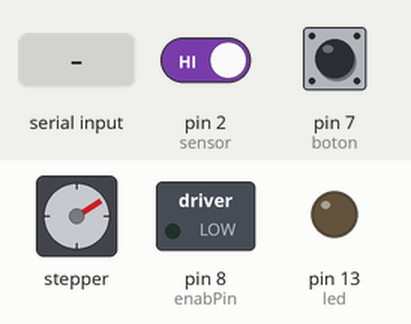
Simulated run of this sketch. Board: Arduino Uno, built with avr-gcc and run on an emulated ATmega328P. On the bench: stepper motor, switched loads named in the sketch (green lamp = pin HIGH), output pins drawn as LEDs (lit = HIGH). Wiring (inferred from the names in the program): stepper motor driver (200 steps per turn assumed): step pin 5; direction pin 4. The test bench sets the inputs (shaded band); at power-on: pin 2 (sensor) HIGH, pin 7 (boton) LOW. Pins used as bus, display or sensor lines are not drawn; what the sketch prints to the serial monitor is not drawn.

Above: at 1.2 s.
1.3 s: pin 2 (sensor) driven LOW
2.8 s: "a" received over Serial
At 3.8 s:
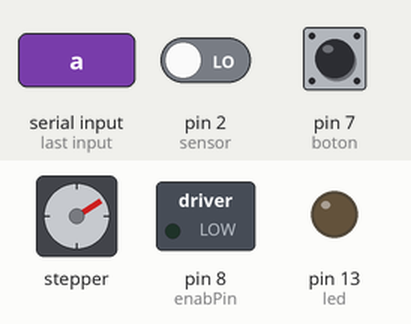
5.8 s: pin 2 (sensor) driven HIGH
8.8 s: pin 2 (sensor) driven LOW
10.3 s: "b" received over Serial
At 10.8 s:
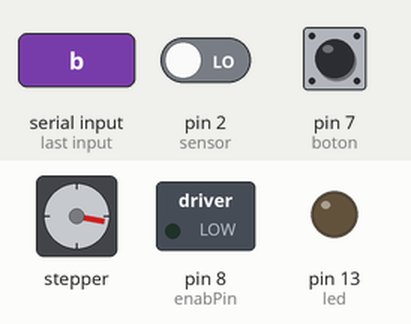
13.3 s: pin 2 (sensor) driven HIGH
Timing chart, 0 to 63.8 s (numbered marks = the images above; inputs shaded):
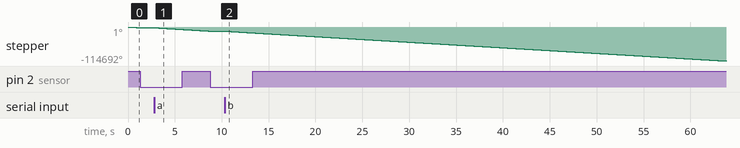

The sketch:

telecine-tromso-abril-2019.ino
```cpp
#include <TimerOne.h>

#define auto_reset              0
#define start_moving_forward    1
#define start_moving_backward   2
#define keep_moving             3
#define stoping                 4
#define auto_end                5
#define one_frame               6
#define hundred_frames          7
#define loading                 8
#define keep_moving_slow        9


const int frameRatio = 1600 / 3;
const int enabPin = 8;
const int dirPin = 4;
const int stepPin = 5;
const int led = 13;
const int sensor = 2;
const int boton = 7;
const int sensorThreshold = 590;
int lastSensorState = 0;
uint8_t sensorState = 0; //
uint8_t stepState = 0; //
bool isManual;

volatile bool home_position = false;
volatile uint8_t state = auto_end;


uint8_t doFullRotation = 0;
uint8_t shutterCounter = 2;
/*
   0..255 8bit uint8_t, char, byte, unsinged integer 8 bit,
   -127..127 8 bit int8_t,
   0..65335, 16bit unsigned int, word, uint16_t
   -32,768..-32,767 int, short int16_t
   0..2**32, 32 bit unsigned long, uint32_t
*/
int stepCount = 10000;

void stepperTimer() {
  if (stepCount > 0) {
    if (stepState == 0) {
      stepCount--;
    }
    digitalWrite(stepPin, stepState);
    stepState = !stepState;
  }
}


int homing(void) {

  digitalWrite(enabPin, LOW);
  digitalWrite(dirPin, LOW);
  int val = 0;
  bool gate_closed = true; //boolean related roughly to the shutter in front of the sensor
  bool center_not_found = true; //boolean related precisely to the sensor being at the end of the shutter
  byte gate[8]; //array used to make an average of the values; 0 means the shutter is in front of the sensor
  int sum_gate = 0;

  while (gate_closed == true && center_not_found == true) {
    for (int i = 0; i < 8; i ++) {
      digitalWrite(stepPin, HIGH);
      delayMicroseconds(400);
      digitalWrite(stepPin, LOW);
      delayMicroseconds(400);
      val = !digitalRead(sensor);
      gate[i] = val;
    }
    for (int i = 0; i < 8; i ++) {
      sum_gate += gate[i];
      Serial.println(gate[i]);
    }
    Serial.println(sum_gate);

    if (sum_gate == 0) {
      gate_closed = false;
      continue;
    } else {
      sum_gate = 0;
      continue;
    }
  }

  if (gate_closed == false) {
    //val = digitalRead(sensor);
    while (center_not_found == true) {
      Serial.println("buscando el 8");
      for (int i = 0; i < 8; i ++) {
        digitalWrite(stepPin, HIGH);
        delayMicroseconds(400);
        digitalWrite(stepPin, LOW);
        delayMicroseconds(400);
        val = !digitalRead(sensor);
        gate[i] = val;
      }
      for (int i = 0; i < 8; i ++) {
        sum_gate += gate[i];
        Serial.println(gate[i]);
      }
      Serial.println(sum_gate);
      if (sum_gate == 8) {
        center_not_found = false;
        continue;
      } else {
        sum_gate = 0;
        continue;
      }
    }
  }
  digitalWrite(dirPin, HIGH);
  //moveMotorSlow();
}

void load() {
    moveMotorSlow();
}

int moveMotor() {
  oneFrame();
}

int moveMotorSlow() {
  oneFrameSlow();
}
void oneFrame() {
  if(isManual){
    for (int i = 0; i < frameRatio ; i ++) {
      digitalWrite(stepPin, HIGH);
      delayMicroseconds(100);
      digitalWrite(stepPin, LOW);
      delayMicroseconds(100);
    }
  }
  //Serial.write(1);
}

void oneFrameSlow() {

    if(isManual){
      for (int i = 0; i < frameRatio ; i ++) {
        digitalWrite(stepPin, HIGH);
        delayMicroseconds(500);
        digitalWrite(stepPin, LOW);
        delayMicroseconds(500);
  }
    }
}

void oneFrameSensor() {
    //digitalWrite(stepPin, HIGH);
    //delayMicroseconds(500);
    //digitalWrite(stepPin, LOW);
    //delayMicroseconds(500);
    Serial.println(digitalRead(sensor));

}

void oneHundredFrames() {
  for (int i = 0; i < 100; i ++) {
    oneFrame();
  }
}


//unsigned long forwardDelay = 0;
//int forwardInterval = 10000

boolean isMoving = false;

void serialTask() {

  switch (state) {
    case auto_reset:
      homing();
      oneFrameSensor();
      Serial.println("Homing executed2");
      state = auto_end;
      //Serial.println(state);
      break;

    case start_moving_forward:
      if ( !isMoving) {
        homing();
        isMoving = true;
      } else {
        state = keep_moving;
        isMoving = true;
      }
      digitalWrite(dirPin, LOW);
      //delayMicroseconds(10000);
      break;

    case start_moving_backward:
      if ( !isMoving) {
        homing();
        isMoving = true;
      } else {
        state = keep_moving;
        isMoving = true;
      }
      digitalWrite(dirPin, HIGH);
      delayMicroseconds(10000);
      break;

    case keep_moving:
      home_position = false;
      moveMotor();
      state = keep_moving;
      break;

    case keep_moving_slow:
      home_position = false;
      moveMotorSlow();
      state = keep_moving_slow;
      break;

    case stoping:
      digitalWrite(stepPin, LOW);
      digitalWrite(enabPin, HIGH);
      state = auto_end;
      isMoving = false;
      digitalWrite(enabPin, LOW);
      break;

    case auto_end:
      home_position = false;
      break;

    case one_frame:
      oneFrame();
      state = auto_end;
      break;

    case loading:
      if ( !isMoving) {
        isMoving = true;
      } else {
        state = keep_moving_slow;
        isMoving = true;
      }
      digitalWrite(dirPin, LOW);
      break;
    case hundred_frames:
      oneHundredFrames();
      state = auto_end;
      break;
      Serial.println("Timer!!");
      Serial.println(state);
  }
}
void stateSwitch() {

  while (Serial.available()) {
    uint8_t code = Serial.read();
    Serial.println(code);
    switch (code) {
      case 'a':
        state = auto_reset;
        break;
      case 'b':
        state = start_moving_forward;
        break;
      case 'c':
        state = start_moving_backward;
        break;
      case 'd':
        state = stoping;
        break;
      case 'e':
        state = one_frame;
        break;
      case 'f':
        state = hundred_frames;
        break;
      case 'g':
        state = loading;
        break;
    }
    Serial.println(state);

  }
}


void setup() {
  pinMode(enabPin, OUTPUT);
  pinMode(dirPin, OUTPUT);
  pinMode(stepPin, OUTPUT);
  pinMode(sensor, INPUT_PULLUP);
  pinMode(led, OUTPUT);
  pinMode(boton, INPUT);

  digitalWrite(enabPin, LOW);
  digitalWrite(led, LOW);
  digitalWrite(dirPin, HIGH);


  state = auto_reset;

  Serial.begin(115200);
  Serial.println("Setup");
}


long  lastTest = 0;
int testInterv = 400;

void loop() {
  isManual = digitalRead(boton);
  stateSwitch();
  serialTask();
  //Serial.println(digitalRead(sensor));

}
```

Measured:
- after the input at 2.8 s, stepper: keeps turning counter-clockwise at about 1942°/s, starting at once
- after the input at 10.3 s, stepper: keeps turning counter-clockwise at about 1942°/s, starting at once
